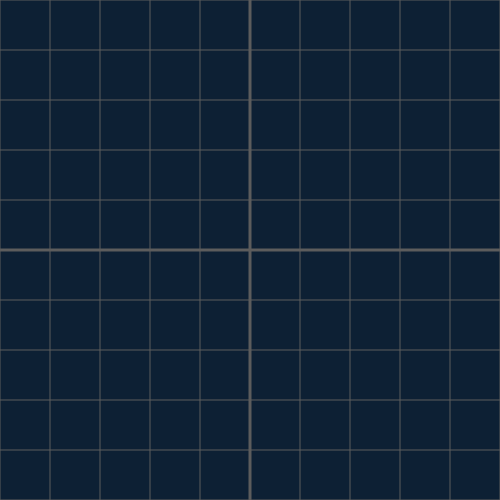
Frame 1 (no input)
Frame 60 (no input): identical to frame 1, image omitted
Frame 120 (the mouse pressed at the canvas centre since frame 60): identical to frame 1, image omitted

The p5.js sketch that drew this single still picture (run headless with seeded random() and noise() and a simulated clock; from frame 60 on, the mouse is pressed at the canvas centre):

// p5.js sketch
// ── sketch.js
var cSize;
var cColor;

var xSlider;
var ySlider;

var origin = {x:0,y:0};
var step = 50;

var pressed = false;
var pressStart = {x: 0, y: 0};
var oSaved = {x: 0, y: 0};

function setup() {
  cSize = 500;
  cColor = color('#0d2034');

  cnv = createCanvas(cSize, cSize);
  cnv.mousePressed(mousePressedHandler);
  cnv.mouseMoved(mouseMovedHandler);
  cnv.mouseReleased(mouseReleasedHandler);
  cnv.mouseWheel(mouseWheelHandler);

  origin.x = width/2;
  origin.y = height/2;
}

function mousePressedHandler() {
  pressed = true;
  pressStart = {x: mouseX, y: mouseY};
  oSaved.x = origin.x;
  oSaved.y = origin.y;
}

function mouseMovedHandler() {
  if (!pressed) { return; }
  origin.x = oSaved.x + mouseX - pressStart.x;
  origin.y = oSaved.y + mouseY - pressStart.y;
}

function mouseReleasedHandler() {
  pressed = false;
}

function mouseWheelHandler(e) {
  console.log(e);
  if (e.deltaY > 0) {
    step += 3;
  } else {
    step -= 3;
  }
  if (step <= 0) {
    step = 3;
  }
}

function draw() {
  background(cColor);
  gridlines(origin, {x: step, y: step});
}

function gridlines(origin, delta) {
  // var c = color()
  stroke('#5d5d5d');
  strokeWeight(3);
  line(origin.x, 0, origin.x, height);
  line(0, origin.y, width, origin.y);

  strokeWeight(1)
  for (var x = 0; x < width; x += delta.x) {
    line(origin.x + x, 0, origin.x + x, height)
    line(origin.x - x, 0, origin.x - x, height)
  }
  for (var y = 0; y < height; y += delta.y) {
    line(0, origin.y + y, width, origin.y + y)
    line(0, origin.y - y, width, origin.y - y)
  }
}
